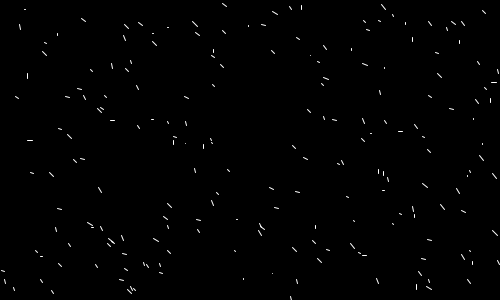
Frame 1 (no input)
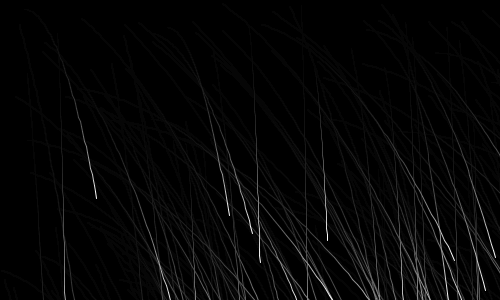
Frame 60 (the mouse pressed at the canvas centre just before this capture)
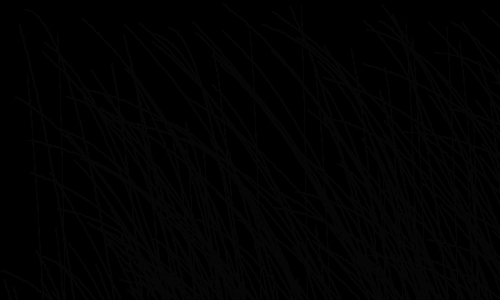
Frame 120 (the mouse held since frame 60 and released just before this capture)

The Processing sketch that drew these frames (run headless with seeded random() and noise(); from frame 60 on, the mouse is pressed at the canvas centre):

// Processing sketch: processing_27609
// ── processing_27609.pde


//initialize global stuff herev
int maxrandvel = 5; // maximum random velocity
int fadetime = 20; //lower = slower must be between 0-255
PVector gravity; // initializes gravity vector
 
particle[] particles = new particle [200]; // declares array
//initialize global stuff here^
 
void setup(){
  smooth();
  gravity = new PVector (0,0.1); // gravity given a value
  size(500,300);
  background(0);
  stroke(255);
  for(int i = 0;i < particles.length; i++){  // fills array
    particles[i] = new particle();
  }
}
 
void draw(){
 fill(0,fadetime);  // fancy fade rendering (transparent background)
 rect(-2,-2,width+2,height+2); // draw transparent background
 for (int i = 0; i < particles.length; i++){  // fufill the life of a particle
  particles[i].simulate();
  particles[i].display();
 }
}
 
class particle{ // class of a particle object
  PVector loc; // location initializing
  PVector vel; // velocity initializing
  PVector oloc;
   
  particle (){  // gives loc and vel original values  (add arguments for simulation interaction here)
  loc = new PVector (random(width),random(height)); // random within box
  vel = new PVector (random(maxrandvel),random(maxrandvel)); //random between 0-maxrandvel
  }
   
  void simulate(){  // duhh... simulate
  vel.add(gravity);  // add gravity
  loc.add(vel); //add velocity to location
}
 
  void display(){ // hurr dur durrr... display a particle
  fill(255);  // point color
  line(loc.x,loc.y,loc.x-vel.x,loc.y-vel.y); // line consiting of (xlocation, ylocation to xlocation-xvelocity, ylocation-yvelocity)
  }
   
}
